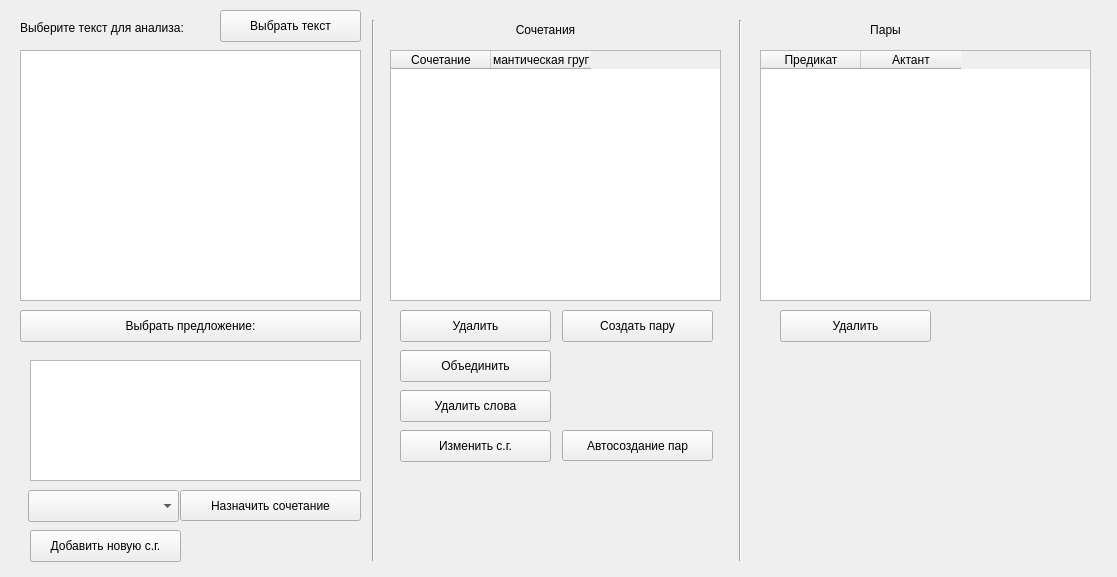
<?xml version="1.0" encoding="UTF-8"?>
<ui version="4.0">
 <class>Form</class>
 <widget class="QWidget" name="Form">
  <property name="geometry">
   <rect>
    <x>0</x>
    <y>0</y>
    <width>1117</width>
    <height>577</height>
   </rect>
  </property>
  <property name="sizePolicy">
   <sizepolicy hsizetype="Fixed" vsizetype="Fixed">
    <horstretch>0</horstretch>
    <verstretch>0</verstretch>
   </sizepolicy>
  </property>
  <property name="windowTitle">
   <string>Form</string>
  </property>
  <widget class="QLabel" name="label_3">
   <property name="geometry">
    <rect>
     <x>20</x>
     <y>20</y>
     <width>191</width>
     <height>16</height>
    </rect>
   </property>
   <property name="text">
    <string>Выберите текст для анализа:</string>
   </property>
  </widget>
  <widget class="QPushButton" name="load_text_btn">
   <property name="geometry">
    <rect>
     <x>220</x>
     <y>10</y>
     <width>141</width>
     <height>32</height>
    </rect>
   </property>
   <property name="text">
    <string>Выбрать текст</string>
   </property>
  </widget>
  <widget class="QTextEdit" name="text_field">
   <property name="geometry">
    <rect>
     <x>20</x>
     <y>50</y>
     <width>341</width>
     <height>251</height>
    </rect>
   </property>
   <property name="readOnly">
    <bool>true</bool>
   </property>
  </widget>
  <widget class="QPushButton" name="choose_sent_btn">
   <property name="geometry">
    <rect>
     <x>20</x>
     <y>310</y>
     <width>341</width>
     <height>32</height>
    </rect>
   </property>
   <property name="text">
    <string>Выбрать предложение:</string>
   </property>
  </widget>
  <widget class="QTextEdit" name="sent_field">
   <property name="geometry">
    <rect>
     <x>30</x>
     <y>360</y>
     <width>331</width>
     <height>121</height>
    </rect>
   </property>
   <property name="readOnly">
    <bool>true</bool>
   </property>
  </widget>
  <widget class="QComboBox" name="sg_cb">
   <property name="geometry">
    <rect>
     <x>28</x>
     <y>490</y>
     <width>151</width>
     <height>32</height>
    </rect>
   </property>
  </widget>
  <widget class="QPushButton" name="make_col_btn">
   <property name="geometry">
    <rect>
     <x>180</x>
     <y>490</y>
     <width>181</width>
     <height>31</height>
    </rect>
   </property>
   <property name="text">
    <string>Назначить сочетание</string>
   </property>
  </widget>
  <widget class="QTableWidget" name="col_table">
   <property name="geometry">
    <rect>
     <x>390</x>
     <y>50</y>
     <width>331</width>
     <height>251</height>
    </rect>
   </property>
   <property name="layoutDirection">
    <enum>Qt::LeftToRight</enum>
   </property>
   <property name="sizeAdjustPolicy">
    <enum>QAbstractScrollArea::AdjustIgnored</enum>
   </property>
   <property name="sortingEnabled">
    <bool>false</bool>
   </property>
   <property name="wordWrap">
    <bool>true</bool>
   </property>
   <property name="columnCount">
    <number>2</number>
   </property>
   <attribute name="horizontalHeaderCascadingSectionResizes">
    <bool>false</bool>
   </attribute>
   <column>
    <property name="text">
     <string>Сочетание</string>
    </property>
   </column>
   <column>
    <property name="text">
     <string>Семантическая группа</string>
    </property>
   </column>
  </widget>
  <widget class="QLabel" name="label_4">
   <property name="geometry">
    <rect>
     <x>380</x>
     <y>20</y>
     <width>331</width>
     <height>20</height>
    </rect>
   </property>
   <property name="text">
    <string>Сочетания</string>
   </property>
   <property name="alignment">
    <set>Qt::AlignCenter</set>
   </property>
  </widget>
  <widget class="QPushButton" name="delete_col_btn">
   <property name="geometry">
    <rect>
     <x>400</x>
     <y>310</y>
     <width>151</width>
     <height>32</height>
    </rect>
   </property>
   <property name="text">
    <string>Удалить</string>
   </property>
  </widget>
  <widget class="QPushButton" name="union_col_btn">
   <property name="geometry">
    <rect>
     <x>400</x>
     <y>350</y>
     <width>151</width>
     <height>32</height>
    </rect>
   </property>
   <property name="text">
    <string>Объединить</string>
   </property>
  </widget>
  <widget class="QPushButton" name="change_words_col_btn">
   <property name="geometry">
    <rect>
     <x>400</x>
     <y>390</y>
     <width>151</width>
     <height>32</height>
    </rect>
   </property>
   <property name="text">
    <string>Удалить слова</string>
   </property>
  </widget>
  <widget class="QPushButton" name="change_sg_col_btn">
   <property name="geometry">
    <rect>
     <x>400</x>
     <y>430</y>
     <width>151</width>
     <height>32</height>
    </rect>
   </property>
   <property name="text">
    <string>Изменить с.г.</string>
   </property>
  </widget>
  <widget class="QPushButton" name="make_con_btn">
   <property name="geometry">
    <rect>
     <x>562</x>
     <y>310</y>
     <width>151</width>
     <height>32</height>
    </rect>
   </property>
   <property name="text">
    <string>Создать пару</string>
   </property>
  </widget>
  <widget class="QPushButton" name="automake_con_btn">
   <property name="geometry">
    <rect>
     <x>562</x>
     <y>430</y>
     <width>151</width>
     <height>31</height>
    </rect>
   </property>
   <property name="text">
    <string>Автосоздание пар</string>
   </property>
  </widget>
  <widget class="QTableWidget" name="con_table">
   <property name="geometry">
    <rect>
     <x>760</x>
     <y>50</y>
     <width>331</width>
     <height>251</height>
    </rect>
   </property>
   <property name="columnCount">
    <number>2</number>
   </property>
   <column>
    <property name="text">
     <string>Предикат</string>
    </property>
   </column>
   <column>
    <property name="text">
     <string>Актант</string>
    </property>
   </column>
  </widget>
  <widget class="QLabel" name="label_5">
   <property name="geometry">
    <rect>
     <x>720</x>
     <y>20</y>
     <width>331</width>
     <height>20</height>
    </rect>
   </property>
   <property name="text">
    <string>Пары</string>
   </property>
   <property name="alignment">
    <set>Qt::AlignCenter</set>
   </property>
  </widget>
  <widget class="QPushButton" name="delete_con_btn">
   <property name="geometry">
    <rect>
     <x>780</x>
     <y>310</y>
     <width>151</width>
     <height>32</height>
    </rect>
   </property>
   <property name="text">
    <string>Удалить</string>
   </property>
  </widget>
  <widget class="QPushButton" name="add_new_sg_btn">
   <property name="geometry">
    <rect>
     <x>30</x>
     <y>530</y>
     <width>151</width>
     <height>32</height>
    </rect>
   </property>
   <property name="text">
    <string>Добавить новую с.г.</string>
   </property>
  </widget>
  <widget class="Line" name="line">
   <property name="geometry">
    <rect>
     <x>363</x>
     <y>20</y>
     <width>20</width>
     <height>541</height>
    </rect>
   </property>
   <property name="orientation">
    <enum>Qt::Vertical</enum>
   </property>
  </widget>
  <widget class="Line" name="line_2">
   <property name="geometry">
    <rect>
     <x>730</x>
     <y>20</y>
     <width>20</width>
     <height>541</height>
    </rect>
   </property>
   <property name="orientation">
    <enum>Qt::Vertical</enum>
   </property>
  </widget>
 </widget>
 <resources/>
 <connections/>
</ui>
